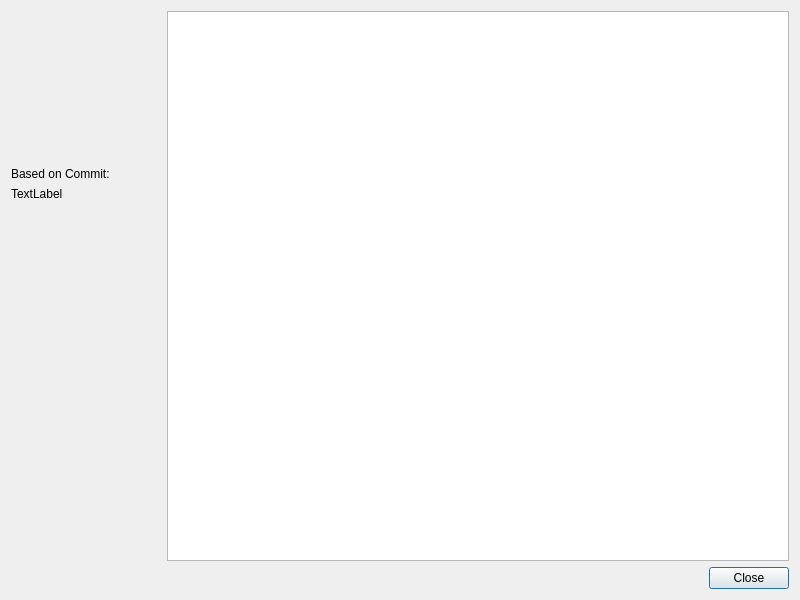
<?xml version="1.0" encoding="UTF-8"?>
<ui version="4.0">
 <class>AboutPep</class>
 <widget class="QDialog" name="AboutPep">
  <property name="windowModality">
   <enum>Qt::ApplicationModal</enum>
  </property>
  <property name="geometry">
   <rect>
    <x>0</x>
    <y>0</y>
    <width>800</width>
    <height>600</height>
   </rect>
  </property>
  <property name="sizePolicy">
   <sizepolicy hsizetype="Preferred" vsizetype="Preferred">
    <horstretch>0</horstretch>
    <verstretch>0</verstretch>
   </sizepolicy>
  </property>
  <property name="minimumSize">
   <size>
    <width>800</width>
    <height>600</height>
   </size>
  </property>
  <property name="maximumSize">
   <size>
    <width>800</width>
    <height>600</height>
   </size>
  </property>
  <property name="sizeIncrement">
   <size>
    <width>0</width>
    <height>0</height>
   </size>
  </property>
  <property name="windowTitle">
   <string>About Pep/9</string>
  </property>
  <property name="sizeGripEnabled">
   <bool>false</bool>
  </property>
  <property name="modal">
   <bool>true</bool>
  </property>
  <layout class="QVBoxLayout" name="verticalLayout_2">
   <item>
    <layout class="QHBoxLayout" name="horizontalLayout">
     <item>
      <layout class="QVBoxLayout" name="verticalLayout">
       <property name="spacing">
        <number>6</number>
       </property>
       <item>
        <widget class="QLabel" name="label">
         <property name="minimumSize">
          <size>
           <width>150</width>
           <height>150</height>
          </size>
         </property>
         <property name="maximumSize">
          <size>
           <width>150</width>
           <height>150</height>
          </size>
         </property>
         <property name="text">
          <string/>
         </property>
         <property name="pixmap">
          <pixmap>images/Pep9micro-icon.png</pixmap>
         </property>
         <property name="scaledContents">
          <bool>true</bool>
         </property>
         <property name="alignment">
          <set>Qt::AlignCenter</set>
         </property>
         <property name="wordWrap">
          <bool>false</bool>
         </property>
        </widget>
       </item>
       <item>
        <widget class="QLabel" name="commit_title">
         <property name="text">
          <string>Based on Commit:</string>
         </property>
        </widget>
       </item>
       <item>
        <widget class="QLabel" name="commit_label">
         <property name="text">
          <string>TextLabel</string>
         </property>
        </widget>
       </item>
       <item>
        <spacer name="verticalSpacer">
         <property name="orientation">
          <enum>Qt::Vertical</enum>
         </property>
         <property name="sizeType">
          <enum>QSizePolicy::Maximum</enum>
         </property>
         <property name="sizeHint" stdset="0">
          <size>
           <width>0</width>
           <height>800</height>
          </size>
         </property>
        </spacer>
       </item>
      </layout>
     </item>
     <item>
      <widget class="QSplitter" name="splitter">
       <property name="orientation">
        <enum>Qt::Horizontal</enum>
       </property>
       <widget class="QTextBrowser" name="aboutText">
        <property name="autoFillBackground">
         <bool>false</bool>
        </property>
       </widget>
      </widget>
     </item>
    </layout>
   </item>
   <item>
    <widget class="QDialogButtonBox" name="buttonBox">
     <property name="orientation">
      <enum>Qt::Horizontal</enum>
     </property>
     <property name="standardButtons">
      <set>QDialogButtonBox::Close</set>
     </property>
    </widget>
   </item>
  </layout>
 </widget>
 <resources/>
 <connections>
  <connection>
   <sender>buttonBox</sender>
   <signal>accepted()</signal>
   <receiver>AboutPep</receiver>
   <slot>accept()</slot>
   <hints>
    <hint type="sourcelabel">
     <x>254</x>
     <y>604</y>
    </hint>
    <hint type="destinationlabel">
     <x>157</x>
     <y>274</y>
    </hint>
   </hints>
  </connection>
  <connection>
   <sender>buttonBox</sender>
   <signal>rejected()</signal>
   <receiver>AboutPep</receiver>
   <slot>reject()</slot>
   <hints>
    <hint type="sourcelabel">
     <x>322</x>
     <y>604</y>
    </hint>
    <hint type="destinationlabel">
     <x>286</x>
     <y>274</y>
    </hint>
   </hints>
  </connection>
 </connections>
</ui>
